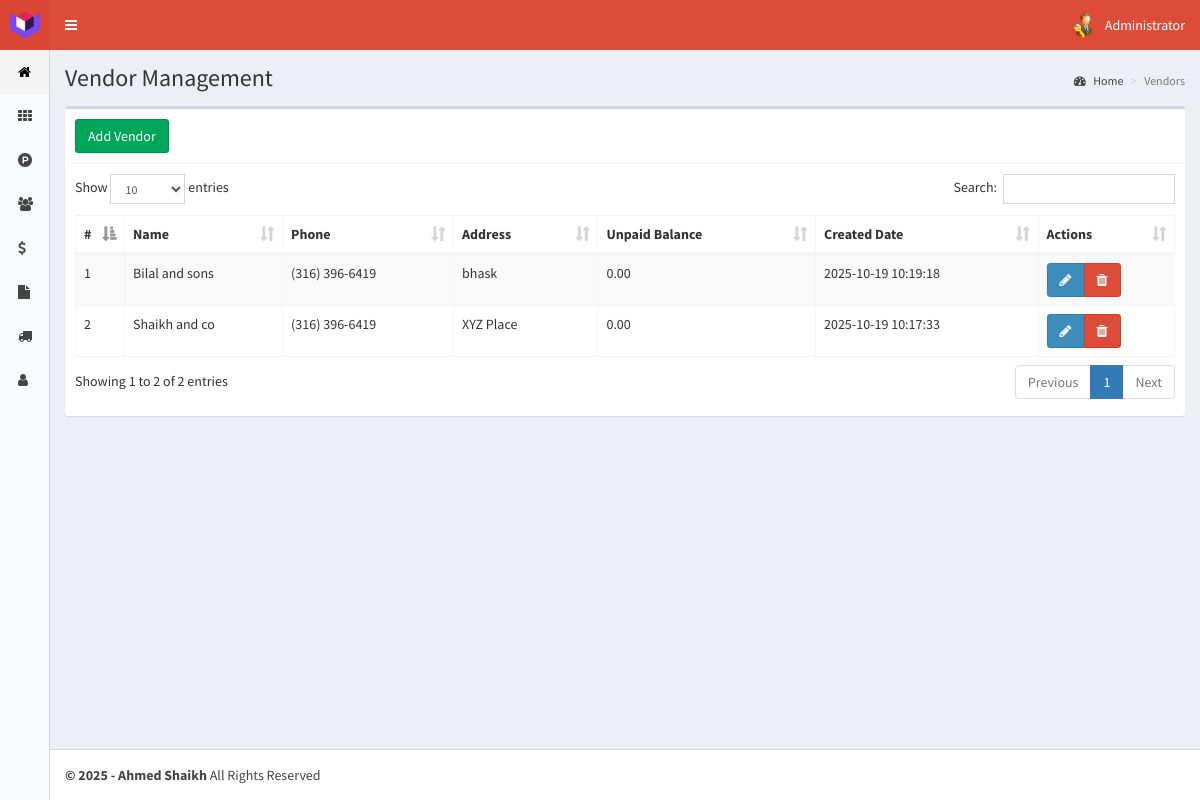
/vendors (signed in), run on the app's committed database.
### tables this page shows
CREATE TABLE `vendors` (
  `id` int(11) NOT NULL,
  `name` text NOT NULL,
  `phone` text NOT NULL,
  `address` text NOT NULL,
  `created_at` timestamp NOT NULL DEFAULT current_timestamp()
);

### controllers/template.controller.php (called while the page is built)
<?php
class ControllerTemplate{
	static public function ctrTemplate(){
		include "views/template.php";
	}
}

### index.php (called while the page is built, shortened)
<?php
require_once "controllers/template.controller.php";
require_once "controllers/sales.controller.php";
require_once "controllers/vendors.controller.php";
require_once "controllers/purchases.controller.php";
require_once "controllers/customer-notes.controller.php";
require_once "models/vendors.model.php";
require_once "models/purchases.model.php";
$template = new ControllerTemplate();
$template -> ctrTemplate();

### controllers/vendors.controller.php (called while the page is built, shortened)
<?php
class ControllerVendors{
	static public function ctrShowVendors($item, $value){
		$table = "vendors";
		$answer = VendorsModel::mdlShowVendors($table, $item, $value);
		return $answer;
	}
}

### models/connection.php (called while the page is built)
<?php
class Connection{
	static public function connect(){
		$link = new PDO("mysql:host=localhost;dbname=posystem", "root", "");
		$link -> exec("set names utf8");
		return $link;
	}
}

### models/vendors.model.php (called while the page is built, shortened)
<?php
require_once "connection.php";
class VendorsModel{
	static public function mdlShowVendors($table, $item, $value){
		if($item != null){
			$stmt = Connection::connect()->prepare("SELECT * FROM $table WHERE $item = :$item");
			$stmt -> bindParam(":".$item, $value, PDO::PARAM_STR);
			$stmt -> execute();
			return $stmt -> fetch();
		}else{
			$stmt = Connection::connect()->prepare("SELECT * FROM $table ORDER BY id DESC");
			$stmt -> execute();
			return $stmt -> fetchAll();
		}
	}
}

### controllers/purchases.controller.php (called while the page is built, shortened)
<?php
class ControllerPurchases{
	static public function ctrGetVendorBalance($vendorId){
		$table = "purchase_slips";
		$answer = PurchasesModel::mdlGetVendorBalance($table, $vendorId);
		return $answer;
	}
}

### models/purchases.model.php (called while the page is built, shortened)
<?php
require_once 'connection.php';
class PurchasesModel{
	static public function mdlGetVendorBalance($table, $vendorId){
		$stmt = Connection::connect()->prepare("SELECT SUM(total_amount) as balance FROM $table WHERE vendor_id = :vendor_id AND payment_status = 'Unpaid'");
		$stmt -> bindParam(":vendor_id", $vendorId, PDO::PARAM_INT);
		$stmt -> execute();
		return $stmt -> fetch();
	}
}

### views/modules/vendors.php (the view, shortened to what this page needs)
<div class="content-wrapper">
  <section class="content-header">
    <h1>
      Vendor Management
    </h1>
    <ol class="breadcrumb">
      <li><a href="home"><i class="fa fa-dashboard"></i> Home</a></li>
      <li class="active">Vendors</li>
    </ol>
  </section>
  <section class="content">
    <div class="box">
      <div class="box-header with-border">
        <button class="btn btn-success" data-toggle="modal" data-target="#addVendor">
        Add Vendor
        </button>
      </div>
      <div class="box-body">
        <table class="table table-bordered table-hover table-striped dt-responsive tables" width="100%">
          <thead>
           <tr>
             <th style="width:10px">#</th>
             <th>Name</th>
             <th>Phone</th>
             <th>Address</th>
             <th>Unpaid Balance</th>
             <th>Created Date</th>
             <th>Actions</th>
           </tr>
          </thead>
          <tbody>
          <?php
            $item = null;
            $value = null;
            $vendors = ControllerVendors::ctrShowVendors($item, $value);
            foreach ($vendors as $key => $value) {
              $balance = ControllerPurchases::ctrGetVendorBalance($value["id"]);
              $balanceAmount = $balance["balance"] ? $balance["balance"] : 0;
              echo '<tr>
                      <td>'.($key+1).'</td>
                      <td>'.$value["name"].'</td>
                      <td>'.$value["phone"].'</td>
                      <td>'.$value["address"].'</td>
                      <td>'.number_format($balanceAmount, 2).'</td>
                      <td>'.$value["created_at"].'</td>
                      <td>
                        <div class="btn-group">
                          <button class="btn btn-primary btnEditVendor" data-toggle="modal" data-target="#modalEditVendor" idVendor="'.$value["id"].'"><i class="fa fa-pencil"></i></button>
                          <button class="btn btn-danger btnDeleteVendor" idVendor="'.$value["id"].'"><i class="fa fa-trash"></i></button>
                        </div>
                      </td>
                    </tr>';
              }
          ?>
          </tbody>
        </table>
      </div>
    </div>
  </section>
</div>

### data on the page
vendors: name "Bilal and sons", phone "(316) 396-6419", address "bhask", balanceAmount "0.00", created_at "2025-10-19 10:19:18"
vendors: name "Shaikh and co", phone "(316) 396-6419", address "XYZ Place", balanceAmount "0.00", created_at "2025-10-19 10:17:33"

### other printed values
$_SESSION["name"] "Administrator"
